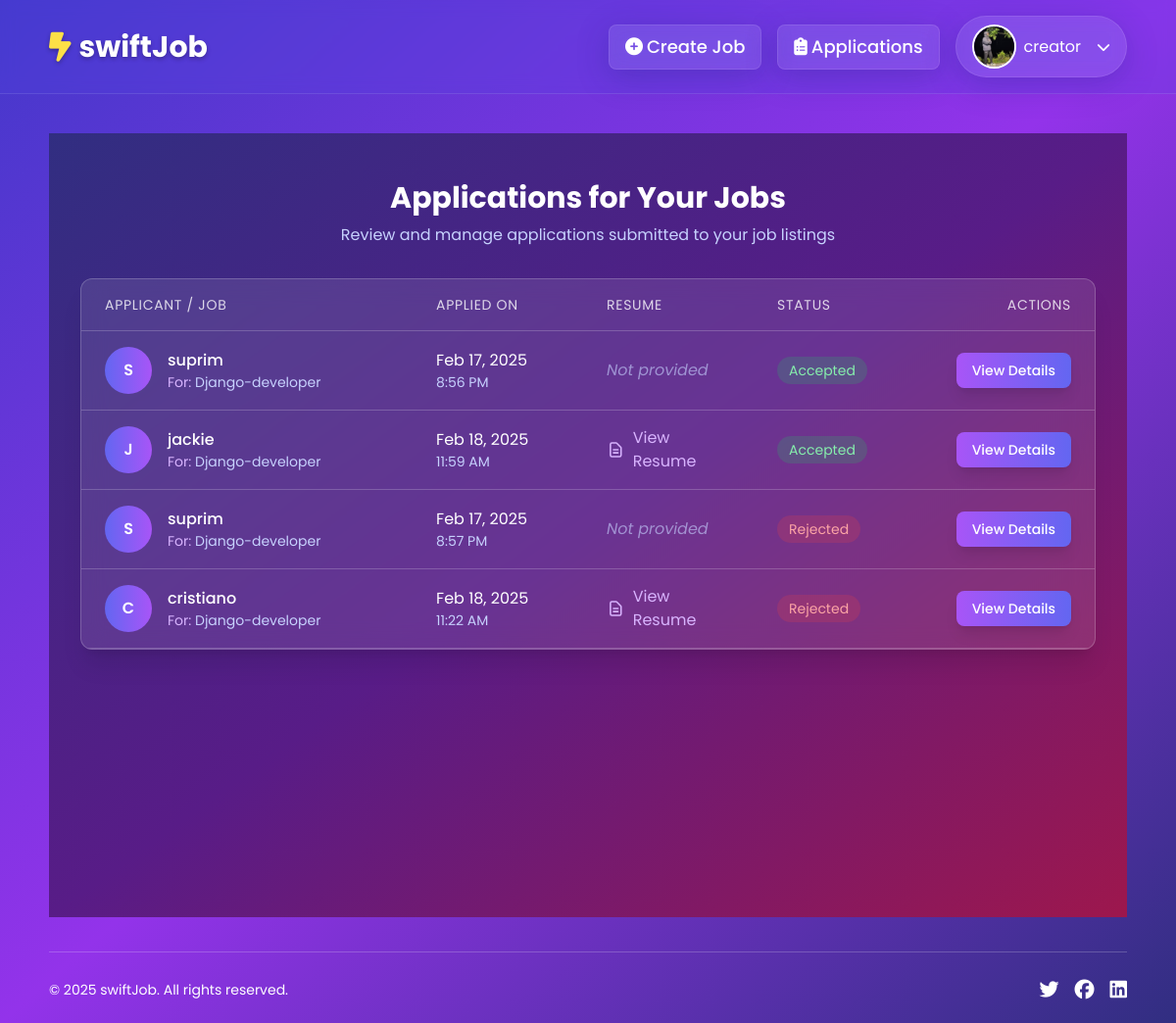
/application/applications/ (signed in), run on the app's committed database.
### accounts/models.py (models this page shows, shortened)
class Profile(models.Model):
    JOB_SEEKER = 'job_seeker'
    JOB_CREATOR = 'job_creator'
    ROLE_CHOICES = [
        (JOB_SEEKER, 'Job Seeker'),
        (JOB_CREATOR, 'Job Creator'),
    ]
    user = models.OneToOneField(User, on_delete=models.CASCADE)
    profile_picture = models.ImageField(upload_to='profile_pics/', null=True, blank=True, default='images/default.webp')
    role = models.CharField(max_length=20, choices=ROLE_CHOICES, default=JOB_SEEKER)

### application/models.py (models this page shows, shortened)
class Apply(models.Model):
    STATUS_CHOICES = [
        ('in_progress', 'In Progress'),
        ('accepted', 'Accepted'),
        ('rejected', 'Rejected')
    ]
    job = models.ForeignKey(JobCreation, on_delete=models.CASCADE)
    applicant = models.ForeignKey(User,on_delete=models.CASCADE)
    cover_letter = models.TextField()
    resume = models.FileField(upload_to='resume/',null=True,blank=True)
    date_applied = models.DateTimeField(auto_now_add=True)
    status = models.CharField(max_length=20, choices=STATUS_CHOICES, default='in_progress')

### job/models.py (models this page shows, shortened)
class JobCreation(models.Model):
    job_creator = models.ForeignKey(User, on_delete=models.CASCADE)
    job_title = models.CharField(max_length=200)
    category = models.ForeignKey(Category, on_delete=models.CASCADE)
    job_description = models.TextField()
    min_price = models.IntegerField(validators=[MinValueValidator(0)],default=0)
    max_price = models.IntegerField(validators=[MinValueValidator(0)])
    min_time = models.IntegerField(validators=[MinValueValidator(0)])
    max_time = models.IntegerField(validators=[MinValueValidator(0)])
    location = models.CharField(max_length=50,null=True,blank=True)
    required_skills = models.ManyToManyField(Skill)
    experience = models.ForeignKey(Experience, on_delete=models.SET_NULL,null=True,blank=True)
    created_at = models.DateTimeField(auto_now_add=True)
    slug = models.SlugField(unique=True,null=True,blank=True)

### application/views.py (the view)
# urls.py: path('applications/',views.application_view,name='applications') ,
@login_required
def application_view(request):
    jobs = JobCreation.objects.filter(job_creator=request.user)
    applications = Apply.objects.filter(job__in=jobs).annotate(
        status_order=Case(
            When(status='in_progress', then=Value(1)),
            When(status='accepted', then=Value(2)),
            When(status='rejected', then=Value(3)),
            output_field=IntegerField(),
        )
    ).order_by('status_order')
    context = {
        'applications':applications
    }
    return render(request,'application/application.html',context)

### application/templates/application/application.html (shortened to what this page needs)
{% extends 'base.html' %}
{% load static %}
{% block content %}
<div class="min-h-screen bg-gradient-to-br from-indigo-900 via-purple-900 to-pink-800 py-12 px-4 sm:px-6 lg:px-8">
    <div class="max-w-6xl mx-auto">
        <div class="mb-8 text-center">
            <h1 class="text-3xl font-bold text-white mb-2">Applications for Your Jobs</h1>
            <p class="text-indigo-200">Review and manage applications submitted to your job listings</p>
        </div>
        {% if applications %}
            <div class="backdrop-blur-md bg-white/10 rounded-xl shadow-xl overflow-hidden border border-white/20">
                <div class="hidden md:flex text-sm text-white/80 uppercase tracking-wider border-b border-white/20">
                    <div class="w-2/5 px-6 py-4">Applicant / Job</div>
                    <div class="w-1/5 px-6 py-4">Applied On</div>
                    <div class="w-1/5 px-6 py-4">Resume</div>
                    <div class="w-1/5 px-6 py-4">Status</div>
                    <div class="w-1/5 px-6 py-4 text-right">Actions</div>
                </div>
                {% for application in applications %}
                <div class="border-b border-white/20 hover:bg-white/5 transition duration-150">
                    <div class="hidden md:flex items-center py-4">
                        <div class="w-2/5 px-6">
                            <div class="flex items-center">
                                <div class="flex-shrink-0 h-12 w-12 rounded-full bg-gradient-to-r from-indigo-500 to-purple-500 flex items-center justify-center text-white font-semibold">
                                    {{ application.applicant.username|first|upper }}
                                </div>
                                <div class="ml-4">
                                    <div class="font-medium text-white">{{ application.applicant.get_full_name|default:application.applicant.username }}</div>
                                    <div class="text-sm text-indigo-200">
                                        <span class="text-purple-300">For:</span> {{ application.job.job_title }}
                                    </div>
                                </div>
                            </div>
                        </div>
                        <div class="w-1/5 px-6">
                            <div class="text-white">{{ application.date_applied|date:"M d, Y" }}</div>
                            <div class="text-sm text-indigo-200">{{ application.date_applied|time:"g:i A" }}</div>
                        </div>
                        <div class="w-1/5 px-6">
                            {% if application.resume %}
                                <a href="{{ application.resume.url }}" target="_blank" class="text-purple-300 hover:text-purple-200 flex items-center group">
                                    View Resume
                                </a>
                            {% else %}
                                <span class="text-indigo-200/60 italic">Not provided</span>
                            {% endif %}
                        </div>
                        <div class="w-1/5 px-6">
                            {% if application.status == 'in_progress' %}
                                <span class="bg-yellow-500 bg-opacity-20 text-yellow-300 text-sm px-3 py-1 rounded-full">Pending</span>
                            {% elif application.status == 'reviewing' %}
                                <span class="bg-blue-500 bg-opacity-20 text-blue-300 text-sm px-3 py-1 rounded-full">Reviewing</span>
                            {% elif application.status == 'accepted' %}
                                <span class="bg-green-500 bg-opacity-20 text-green-300 text-sm px-3 py-1 rounded-full">Accepted</span>
                            {% elif application.status == 'rejected' %}
                                <span class="bg-red-500 bg-opacity-20 text-red-300 text-sm px-3 py-1 rounded-full">Rejected</span>
                            {% endif %}
                        </div>
                        <div class="w-1/5 px-6 text-right">
                            <a href="{% url 'application:application-detail' application.id %}"
                               class="inline-flex items-center px-4 py-2 rounded-lg bg-gradient-to-r from-purple-500 to-indigo-500 hover:from-purple-600 hover:to-indigo-600 text-white text-sm font-medium transition-all duration-200 hover:scale-105 shadow-lg hover:shadow-purple-500/25">
                                View Details
                            </a>
                        </div>
                    </div>
                </div>
                {% endfor %}
            </div>
        {% endif %}
    </div>
</div>
{% endblock %}

### templates/base.html (shortened to what this page needs)
{% load static tailwind_tags %}
{% load static %}
<!DOCTYPE html>
<html lang="en">
<head>
    <link rel="stylesheet" href="https://cdnjs.cloudflare.com/ajax/libs/font-awesome/6.7.2/css/all.min.css" />
    {% tailwind_css %}
    <link rel="stylesheet" href="{% static "css/style.css" %}">
</head>
<body class="font-['Poppins',sans-serif] bg-gradient-to-br from-indigo-700 via-purple-600 to-indigo-900 min-h-screen relative overflow-x-hidden">
    <header class="text-white sticky top-0 z-50">
        <nav class="navbar-blur flex justify-between py-4 px-5 md:px-[50px] xs-px-2 xs-py-2 lg:max-w-screen-xl mx-auto w-full transition-all duration-300">
            <a href="{% if request.user.is_authenticated and request.user.profile.role == 'job_creator' %} {% url "job:job-creator" %} {% elif request.user.is_authenticated and request.user.profile.role == 'job_seeker'  %}{% url "job:job-seeker" %} {% else %} / {% endif %}" class="text-2xl font-bold md:text-3xl xs-text-lg flex items-center text-shadow">
                <i class="fa-solid fa-bolt-lightning mr-2 text-yellow-300"></i>swiftJob
            </a>
            {% if request.user.is_authenticated %}
            <div class="flex gap-4 xs-gap-3 items-center relative">
                {% if request.user.profile.role == 'job_creator' %}
                <a href="{% url "job:job-creation-form" %}" class="glass-effect md:font-medium md:text-lg xs-text-sm md:hover:text-yellow-300 md:transition-all duration-300 ease-in-out py-2 px-5 md:px-4 xs-px-3 xs-py-2 rounded-lg hidden md:flex md:items-center hover-scale">
                    <i class="fa-solid fa-plus-circle mr-1"></i> <span class="max-xs:hidden">Create Job</span>
                </a>
                <a href="{% url "application:applications" %}" class="glass-effect md:font-medium md:text-lg xs-text-sm md:hover:text-yellow-300 md:transition-all duration-300 ease-in-out py-2 px-5 md:px-4 xs-px-3 xs-py-2 rounded-lg hidden md:flex md:items-center hover-scale">
                    <i class="fa-solid fa-clipboard-list mr-1"></i> <span class="max-xs:hidden">Applications</span>
                </a>
                {% endif %}
                <div id="profile" class="flex items-center gap-4 xs-gap-2 glass-effect py-2 px-4 xs-px-3 xs-py-2 rounded-full hover-scale transition-all duration-300 cursor-pointer">
                    <span class="flex gap-2 items-center">
                        {% if user.profile.profile_picture %}
                        <img src="{{user.profile.profile_picture.url}}" alt="" class="h-[45px] w-[45px] xs-h-8 xs-w-8 rounded-full object-cover object-center border-2 border-white">
                        {% else %}
                        <img src="{% static "images/default.webp" %}" alt="" class="h-[45px] w-[45px] xs-h-8 xs-w-8 rounded-full object-contain object-center border-2 border-white">
                        {% endif %}
                        <p class="hidden md:block"> {{user.username}} </p>
                    </span>
                    <i class="fa-solid fa-chevron-down text-sm" id="dropdown-arrow"></i>
                </div>
            </div>
            {% endif %}
        </nav>
    </header>
    <main class="max-w-screen-xl mb-5  mx-auto px-5 md:px-[50px] xs-px-2 py-10 xs-py-5">
        {% block content %}{% endblock content %}
    </main>
    <footer class="mt-auto text-white py-6 xs-py-4 ">
        <div class="max-w-screen-xl mx-auto px-5 md:px-[50px] xs-px-3 absolute bottom-0 w-full pb-5">
            <div class="flex flex-col md:flex-row justify-between items-center border-t border-white/20 pt-6 xs-pt-4">
                <div>
                    <p class="text-sm xs-text-xs">&copy; 2025 swiftJob. All rights reserved.</p>
                </div>
                <div class="flex gap-4 xs-gap-3 mt-4 md:mt-0">
                    <a href="#" class="text-white hover:text-yellow-300"><i class="fa-brands fa-twitter text-xl xs-text-lg"></i></a>
                    <a href="#" class="text-white hover:text-yellow-300"><i class="fa-brands fa-facebook text-xl xs-text-lg"></i></a>
                    <a href="#" class="text-white hover:text-yellow-300"><i class="fa-brands fa-linkedin text-xl xs-text-lg"></i></a>
                </div>
            </div>
        </div>
    </footer>
</body>
</html>

### templates/base.html (style rules this page uses)
.glass-effect { background: rgba(255, 255, 255, 0.1); backdrop-filter: blur(10px); border: 1px solid rgba(255, 255, 255, 0.1); box-shadow: 0 8px 32px 0 rgba(31, 38, 135, 0.3); }
.navbar-blur { backdrop-filter: blur(8px); background-color: rgba(79, 70, 229, 0.2); border-bottom: 1px solid rgba(255, 255, 255, 0.1); }
.text-shadow { text-shadow: 0px 2px 4px rgba(0, 0, 0, 0.3); }

### data on the page
Apply: applicant.username|first "S", applicant.get_full_name "suprim", job.job_title "Django-developer", date_applied "Feb 17, 2025", date_applied "8:56 PM", resume "Not provided", status "Accepted"
Apply: applicant.username|first "J", applicant.get_full_name "jackie", job.job_title "Django-developer", date_applied "Feb 18, 2025", date_applied "11:59 AM", status "Accepted"
Apply: applicant.username|first "S", applicant.get_full_name "suprim", job.job_title "Django-developer", date_applied "Feb 17, 2025", date_applied "8:57 PM", resume "Not provided", status "Rejected"
Apply: applicant.username|first "C", applicant.get_full_name "cristiano", job.job_title "Django-developer", date_applied "Feb 18, 2025", date_applied "11:22 AM", status "Rejected"

### other printed values
{{ user.username }} "creator"
